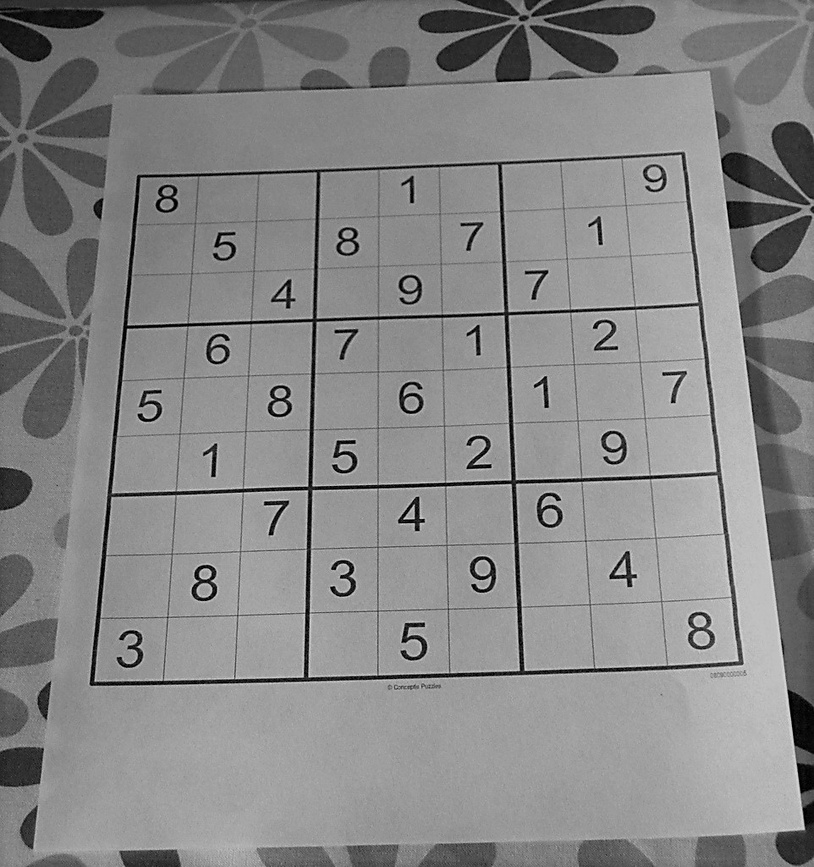
#> input picture DATA/sudoku.jpg, 814 x 867 px, shrunk from 962 x 1024 before the run
$ jupyter execute --allow-errors Gradients.ipynb   (older library calls are emulated)
#> lines starting #> are read from the running program, lines starting #| are printed output that depends on the picture; after the words box and inside, x2 and y2 are one past the last pixel; in counts of white or black regions, pixels touching at a corner belong together
[cell 1]
import cv2
import matplotlib.pyplot as plt
import numpy as np

[cell 2]
def display_img(img):
    fig = plt.figure(figsize=(12,10))
    ax = fig.add_subplot(111)
    ax.imshow(img, cmap='gray')

[cell 3]
img= cv2.imread('../DATA/sudoku.jpg', 0)
#> img is the input picture: shape (867, 814); min 0, max 224, mean 134.3

[cell 4]
display_img(img)

[cell 5]
sobelx = cv2.Sobel(img, cv2.CV_64F, 1, 0, ksize=5)
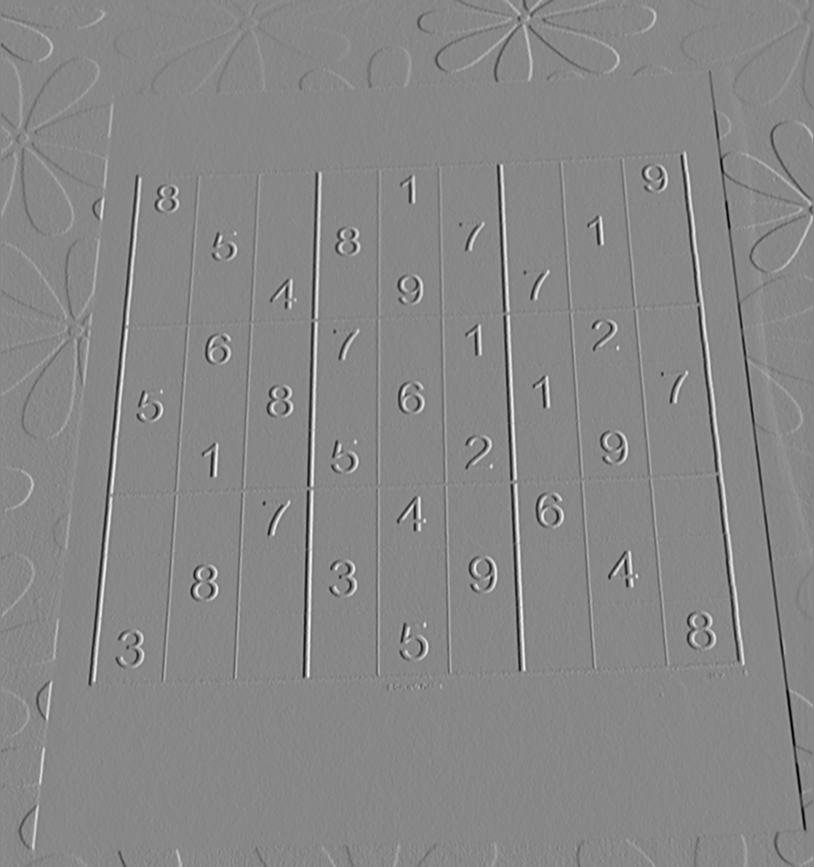
#> sobelx: shape (867, 814) float64; min -10271, max 9012, mean 0.6; drawn with min black and max white

[cell 6]
display_img(sobelx)

[cell 7]
sobely = cv2.Sobel(img, cv2.CV_64F, 0, 1, ksize=5)
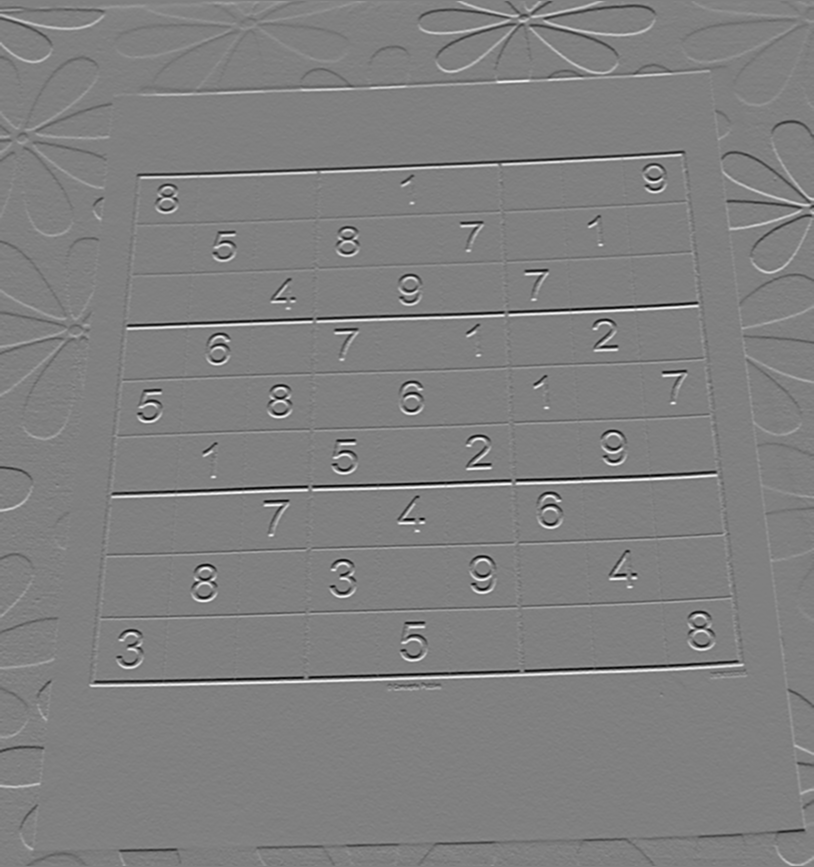
#> sobely: shape (867, 814) float64; min -9045, max 8942, mean 4.1; drawn with min black and max white

[cell 8]
display_img(sobely)

[cell 9]
laplacian = cv2.Laplacian(img, cv2.CV_64F)
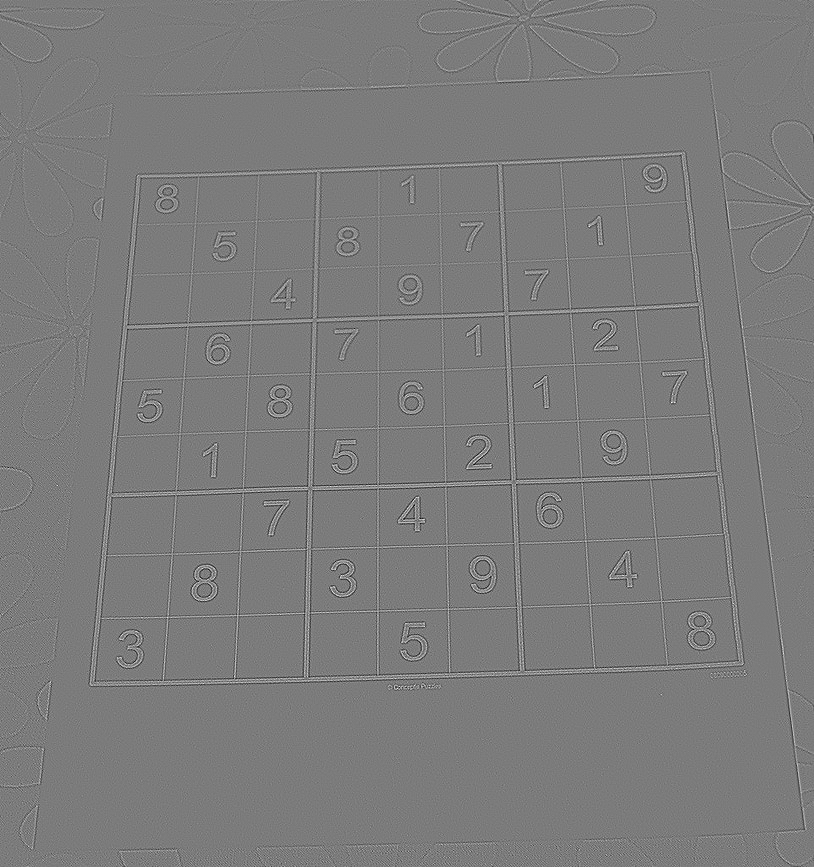
#> laplacian: shape (867, 814) float64; min -301, max 319, mean 0; drawn with min black and max white

[cell 10]
display_img(laplacian)

#> (a cell that did not finish here is left out)

#> (a cell that did not finish here is left out)

[cell 13]
ret, th1 = cv2.threshold(img, 120, 255, cv2.THRESH_BINARY)
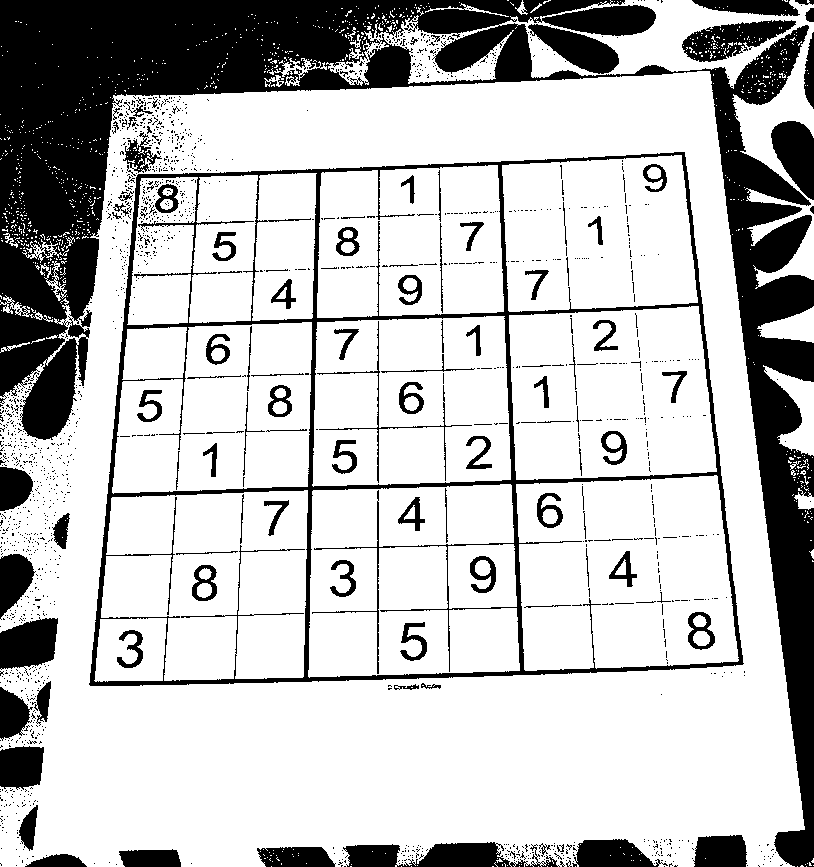
#> th1: shape (867, 814); 75.2% white; 1692 black regions (1581 under 20 px), largest, box (x1, y1, x2, y2) and area: (0, 0, 814, 867) 107846, (89, 152, 744, 686) 21408, (343, 842, 560, 867) 3202
display_img(th1)
